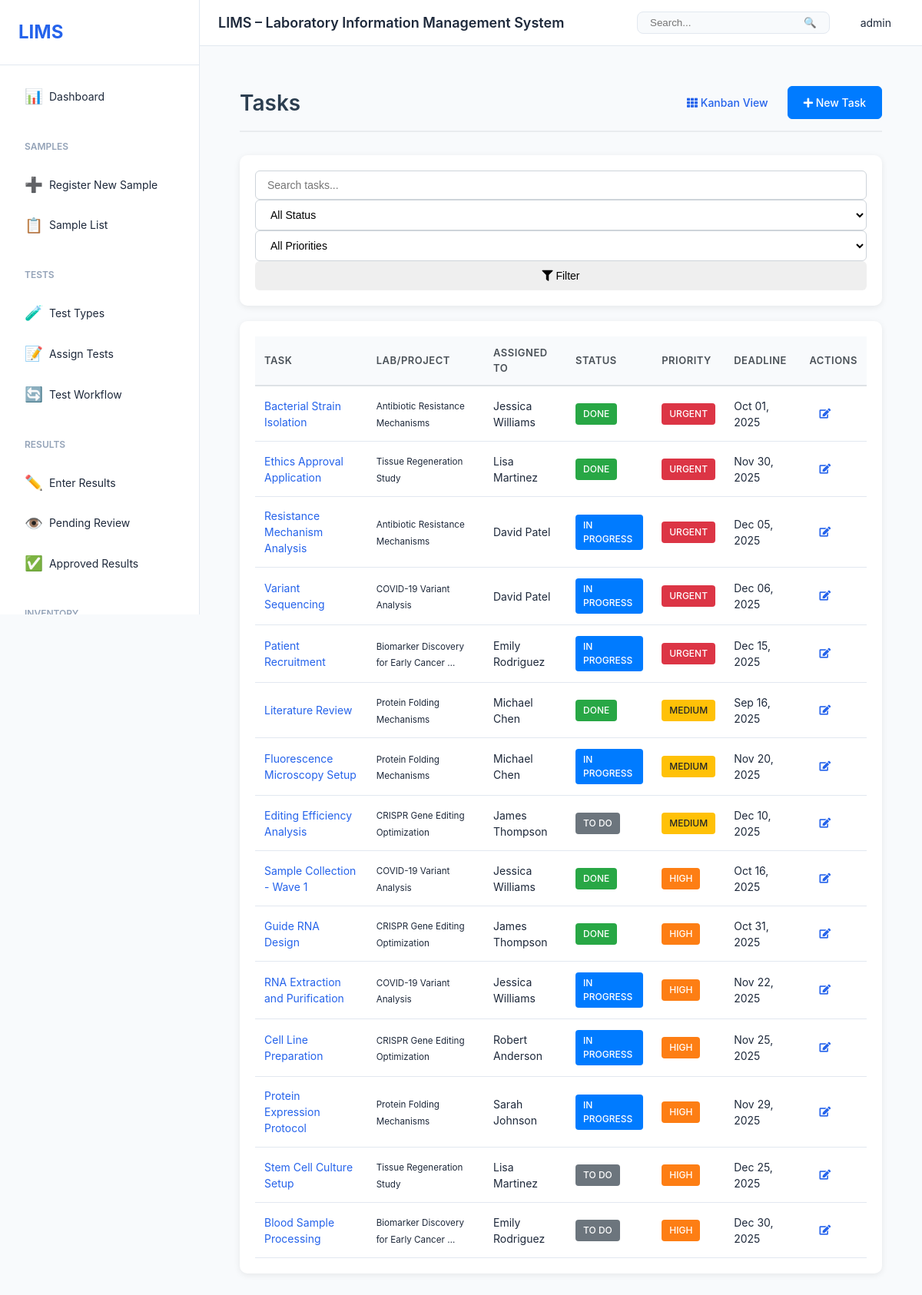
Screenshot of /labs/tasks/ (signed in) with the database file from the repository.
### users/models.py (models this page shows, shortened)
class User(AbstractUser):
    role = models.ForeignKey(Role, on_delete=models.SET_NULL, null=True, blank=True)
    phone = models.CharField(max_length=20, blank=True)
    department = models.CharField(max_length=100, blank=True)
    employee_id = models.CharField(max_length=50, blank=True, unique=True)
    is_active = models.BooleanField(default=True)
    created_at = models.DateTimeField(auto_now_add=True)
    updated_at = models.DateTimeField(auto_now=True)
    class Meta:
        db_table = 'users'
        ordering = ['username']

### labs/models.py (models this page shows, shortened)
class Task(models.Model):
    STATUS_CHOICES = [
        ('todo', 'To Do'),
        ('in_progress', 'In Progress'),
        ('done', 'Done'),
    ]
    PRIORITY_CHOICES = [
        ('low', 'Low'),
        ('medium', 'Medium'),
        ('high', 'High'),
        ('urgent', 'Urgent'),
    ]
    title = models.CharField(max_length=200)
    description = models.TextField(blank=True)
    lab = models.ForeignKey(
        Lab,
        on_delete=models.CASCADE,
        related_name='tasks',
        null=True,
        blank=True
    )
    project = models.ForeignKey(
        ResearchProject,
        on_delete=models.CASCADE,
        related_name='tasks',
        null=True,
        blank=True
    )
    assigned_to = models.ForeignKey(
        Person,
        on_delete=models.SET_NULL,
        null=True,
        blank=True,
        related_name='assigned_tasks'
    )
    created_by = models.ForeignKey(
        Person,
        on_delete=models.SET_NULL,
        null=True,
        blank=True,
        related_name='created_tasks'
    )
    status = models.CharField(max_length=20, choices=STATUS_CHOICES, default='todo')
    priority = models.CharField(max_length=20, choices=PRIORITY_CHOICES, default='medium')
    deadline = models.DateField(null=True, blank=True)
    completed_date = models.DateField(null=True, blank=True)
    created_at = models.DateTimeField(auto_now_add=True)
    updated_at = models.DateTimeField(auto_now=True)
    class Meta:
        ordering = ['-priority', 'deadline', '-created_at']
    @property
    def is_overdue(self):
        if self.deadline and self.status != 'done':
            from datetime import date
            return date.today() > self.deadline
        return False

class ResearchProject(models.Model):
    STATUS_CHOICES = [
        ('active', 'Active'),
        ('completed', 'Completed'),
        ('on_hold', 'On Hold'),
    ]
    PRIORITY_CHOICES = [
        ('low', 'Low'),
        ('medium', 'Medium'),
        ('high', 'High'),
    ]
    lab = models.ForeignKey(Lab, on_delete=models.CASCADE, related_name='projects')
    title = models.CharField(max_length=300)
    summary = models.TextField(blank=True)
    principal_investigator = models.ForeignKey(
        Person,
        on_delete=models.SET_NULL,
        null=True,
        related_name='projects_led'
    )
    team_members = models.ManyToManyField(Person, related_name='projects', blank=True)
    start_date = models.DateField(null=True, blank=True)
    end_date = models.DateField(null=True, blank=True)
    status = models.CharField(max_length=20, choices=STATUS_CHOICES, default='active')
    priority = models.CharField(max_length=20, choices=PRIORITY_CHOICES, default='medium')
    funding_source = models.CharField(max_length=200, blank=True)
    budget = models.DecimalField(max_digits=12, decimal_places=2, null=True, blank=True)
    notes = models.TextField(blank=True)
    created_at = models.DateTimeField(auto_now_add=True)
    updated_at = models.DateTimeField(auto_now=True)
    class Meta:
        ordering = ['-start_date', 'title']
        verbose_name = 'Research Project'
        verbose_name_plural = 'Research Projects'

class Person(models.Model):
    ROLE_CHOICES = [
        ('lab_manager', 'Lab Manager'),
        ('researcher', 'Researcher'),
        ('assistant', 'Assistant'),
        ('student', 'Student'),
    ]
    user = models.OneToOneField(settings.AUTH_USER_MODEL, on_delete=models.CASCADE, null=True, blank=True)
    first_name = models.CharField(max_length=100)
    last_name = models.CharField(max_length=100)
    email = models.EmailField(unique=True, validators=[EmailValidator()])
    phone = models.CharField(max_length=20, blank=True)
    position = models.CharField(max_length=100, blank=True)
    role = models.CharField(max_length=20, choices=ROLE_CHOICES, default='researcher')
    orcid = models.CharField(max_length=50, blank=True, help_text="ORCID identifier")
    skills = models.TextField(blank=True, help_text="Comma-separated skills")
    lab = models.ForeignKey(
        Lab,
        on_delete=models.SET_NULL,
        null=True,
        blank=True,
        related_name='members'
    )
    is_active = models.BooleanField(default=True)
    joined_date = models.DateField(null=True, blank=True)
    photo = models.ImageField(upload_to='person_photos/', blank=True, null=True)
    created_at = models.DateTimeField(auto_now_add=True)
    updated_at = models.DateTimeField(auto_now=True)
    class Meta:
        ordering = ['last_name', 'first_name']
        verbose_name = 'Person'
        verbose_name_plural = 'People'
    @property
    def full_name(self):
        return f"{self.first_name} {self.last_name}"

### labs/views.py (the view)
# urls.py: path('tasks/', views.task_list, name='task_list'),
@login_required
def task_list(request):
    query = request.GET.get('q', '')
    status = request.GET.get('status', '')
    priority = request.GET.get('priority', '')
    tasks = Task.objects.all()
    if query:
        tasks = tasks.filter(
            Q(title__icontains=query) |
            Q(description__icontains=query)
        )
    if status:
        tasks = tasks.filter(status=status)
    if priority:
        tasks = tasks.filter(priority=priority)
    context = {
        'tasks': tasks,
        'query': query,
        'status': status,
        'priority': priority,
        'status_choices': Task.STATUS_CHOICES,
        'priority_choices': Task.PRIORITY_CHOICES,
    }
    return render(request, 'labs/task_list.html', context)

### templates/labs/task_list.html (shortened to what this page needs)
{% extends "base.html" %}
{% block content %}
<div class="labs-container">
    <div class="page-header">
        <h1>Tasks</h1>
        <div class="btn-group">
            <a href="{% url 'labs:task_kanban' %}" class="btn btn-outline-secondary">
                <i class="fas fa-th"></i> Kanban View
            </a>
            <a href="{% url 'labs:task_create' %}" class="btn btn-primary">
                <i class="fas fa-plus"></i> New Task
            </a>
        </div>
    </div>
    <div class="card mb-4">
        <div class="card-body">
            <form method="get" class="row">
                <div class="col-md-4">
                    <input type="text" name="q" class="form-control" placeholder="Search tasks..." value="{{ query }}">
                </div>
                <div class="col-md-3">
                    <select name="status" class="form-control">
                        <option value="">All Status</option>
                    </select>
                </div>
                <div class="col-md-3">
                    <select name="priority" class="form-control">
                        <option value="">All Priorities</option>
                    </select>
                </div>
                <div class="col-md-2">
                    <button type="submit" class="btn btn-outline-primary btn-block">
                        <i class="fas fa-filter"></i> Filter
                    </button>
                </div>
            </form>
        </div>
    </div>
    <div class="card">
        <div class="card-body">
            {% if tasks %}
                <div class="table-responsive">
                    <table class="table table-hover">
                        <thead>
                            <tr>
                                <th>Task</th>
                                <th>Lab/Project</th>
                                <th>Assigned To</th>
                                <th>Status</th>
                                <th>Priority</th>
                                <th>Deadline</th>
                                <th>Actions</th>
                            </tr>
                        </thead>
                        <tbody>
                            {% for task in tasks %}
                                <tr>
                                    <td>
                                        <a href="{% url 'labs:task_detail' task.pk %}">{{ task.title }}</a>
                                    </td>
                                    <td>
                                        {% if task.project %}
                                            <small>{{ task.project.title|truncatewords:5 }}</small>
                                        {% elif task.lab %}
                                            <small>{{ task.lab.name }}</small>
                                        {% else %}
                                            —
                                        {% endif %}
                                    </td>
                                    <td>{{ task.assigned_to.full_name|default:"Unassigned" }}</td>
                                    <td><span class="badge badge-{{ task.status }}">{{ task.get_status_display }}</span></td>
                                    <td><span class="badge badge-{{ task.priority }}">{{ task.get_priority_display }}</span></td>
                                    <td>
                                        {{ task.deadline|date:"M d, Y"|default:"—" }}
                                    </td>
                                    <td>
                                        <a href="{% url 'labs:task_update' task.pk %}" class="btn btn-sm btn-outline-secondary">
                                            <i class="fas fa-edit"></i>
                                        </a>
                                    </td>
                                </tr>
                            {% endfor %}
                        </tbody>
                    </table>
                </div>
            {% else %}
                <div class="empty-state">
                    <i class="fas fa-tasks fa-3x text-muted"></i>
                    <p class="mt-3">No tasks found</p>
                    <a href="{% url 'labs:task_create' %}" class="btn btn-primary">Create First Task</a>
                </div>
            {% endif %}
        </div>
    </div>
</div>
{% endblock %}

### templates/base.html (shortened to what this page needs)
{% load static %}
<!DOCTYPE html>
<html lang="en">
<head>
    <link rel="stylesheet" href="{% static 'css/style.css' %}">
    <link rel="stylesheet" href="{% static 'css/labs.css' %}">
    <link rel="stylesheet" href="https://cdnjs.cloudflare.com/ajax/libs/font-awesome/5.15.4/css/all.min.css">
</head>
<body>
    <div class="layout">
        <aside class="sidebar" id="sidebar">
            <div class="sidebar-header">
                <h2>LIMS</h2>
            </div>
            <nav class="sidebar-nav">
                <a href="{% url 'dashboard:dashboard' %}" class="nav-item {% if request.resolver_match.url_name == 'dashboard' %}active{% endif %}">
                    <span class="icon">📊</span>
                    <span>Dashboard</span>
                </a>
                <div class="nav-group">
                    <div class="nav-group-title">Samples</div>
                    <a href="{% url 'samples:sample_create' %}" class="nav-item">
                        <span class="icon">➕</span>
                        <span>Register New Sample</span>
                    </a>
                    <a href="{% url 'samples:sample_list' %}" class="nav-item">
                        <span class="icon">📋</span>
                        <span>Sample List</span>
                    </a>
                </div>
                <div class="nav-group">
                    <div class="nav-group-title">Tests</div>
                    <a href="{% url 'tests:test_type_list' %}" class="nav-item">
                        <span class="icon">🧪</span>
                        <span>Test Types</span>
                    </a>
                    <a href="{% url 'tests:assign_test' %}" class="nav-item">
                        <span class="icon">📝</span>
                        <span>Assign Tests</span>
                    </a>
                    <a href="{% url 'tests:test_workflow' %}" class="nav-item">
                        <span class="icon">🔄</span>
                        <span>Test Workflow</span>
                    </a>
                </div>
                <div class="nav-group">
                    <div class="nav-group-title">Results</div>
                    <a href="{% url 'results:result_list' %}" class="nav-item">
                        <span class="icon">✏️</span>
                        <span>Enter Results</span>
                    </a>
                    <a href="{% url 'results:review_results' %}" class="nav-item">
                        <span class="icon">👁️</span>
                        <span>Pending Review</span>
                    </a>
                    <a href="{% url 'results:approved_results' %}" class="nav-item">
                        <span class="icon">✅</span>
                        <span>Approved Results</span>
                    </a>
                </div>
                <div class="nav-group">
                    <div class="nav-group-title">Inventory</div>
                </div>
            </nav>
        </aside>
        <div class="main-content">
            <header class="top-header">
                <div class="header-left">
                    <h1>LIMS – Laboratory Information Management System</h1>
                </div>
                <div class="header-right">
                    <div class="search-box">
                        <input type="text" placeholder="Search..." id="globalSearch">
                        <button>🔍</button>
                    </div>
                    <div class="user-menu">
                        <span>{{ user.get_full_name|default:user.username }}</span>
                    </div>
                </div>
            </header>
            <div class="page-content">
                {% block content %}{% endblock %}
            </div>
        </div>
    </div>
</body>
</html>

### static/css/labs.css (style rules this page uses)
.labs-container { padding: 20px; max-width: 1400px; margin: 0 auto; }
.page-header { display: flex; justify-content: space-between; align-items: center; margin-bottom: 30px; padding-bottom: 15px; border-bottom: 2px solid #e9ecef; }
.page-header h1 { margin: 0; font-size: 28px; font-weight: 600; color: #2c3e50; }
.card { border: none; border-radius: 10px; box-shadow: 0 2px 8px rgba(0,0,0,0.08); margin-bottom: 20px; }
.card-body { padding: 20px; }
.table { margin-bottom: 0; }
.table thead th { border-bottom: 2px solid #dee2e6; font-weight: 600; color: #495057; font-size: 13px; text-transform: uppercase; letter-spacing: 0.5px; }
.badge { padding: 5px 10px; border-radius: 4px; font-weight: 500; font-size: 12px; }
.badge-active, .badge-in_progress { background-color: #007bff; color: #fff; }
.badge-completed, .badge-done { background-color: #28a745; color: #fff; }
.badge-on_hold, .badge-todo { background-color: #6c757d; color: #fff; }
.badge-medium { background-color: #ffc107; color: #212529; }
.badge-high { background-color: #fd7e14; color: #fff; }
.badge-urgent { background-color: #dc3545; color: #fff; }
.form-control { border-radius: 6px; border: 1px solid #ced4da; padding: 10px 15px; }
.btn { border-radius: 6px; padding: 10px 20px; font-weight: 500; transition: all 0.2s; }
.btn-primary { background: #007bff; border-color: #007bff; }
.btn-sm { padding: 5px 12px; font-size: 13px; }

### rows the page displays
User: get_full_name "admin"
Task: title "Bacterial Strain Isolation", project "Antibiotic Resistance Mechanisms", assigned_to.full_name "Jessica Williams", status "DONE", priority "URGENT", deadline "Oct 01, 2025"
Task: title "Ethics Approval Application", project "Tissue Regeneration Study", assigned_to.full_name "Lisa Martinez", status "DONE", priority "URGENT", deadline "Nov 30, 2025"
Task: title "Resistance Mechanism Analysis", project "Antibiotic Resistance Mechanisms", assigned_to.full_name "David Patel", status "IN PROGRESS", priority "URGENT", deadline "Dec 05, 2025"
Task: title "Variant Sequencing", project "COVID-19 Variant Analysis", assigned_to.full_name "David Patel", status "IN PROGRESS", priority "URGENT", deadline "Dec 06, 2025"
Task: title "Patient Recruitment", project "Biomarker Discovery for Early Cancer …", assigned_to.full_name "Emily Rodriguez", status "IN PROGRESS", priority "URGENT", deadline "Dec 15, 2025"
Task: title "Literature Review", project "Protein Folding Mechanisms", assigned_to.full_name "Michael Chen", status "DONE", priority "MEDIUM", deadline "Sep 16, 2025"
Task: title "Fluorescence Microscopy Setup", project "Protein Folding Mechanisms", assigned_to.full_name "Michael Chen", status "IN PROGRESS", priority "MEDIUM", deadline "Nov 20, 2025"
Task: title "Editing Efficiency Analysis", project "CRISPR Gene Editing Optimization", assigned_to.full_name "James Thompson", status "TO DO", priority "MEDIUM", deadline "Dec 10, 2025"
Task: title "Sample Collection - Wave 1", project "COVID-19 Variant Analysis", assigned_to.full_name "Jessica Williams", status "DONE", priority "HIGH", deadline "Oct 16, 2025"
Task: title "Guide RNA Design", project "CRISPR Gene Editing Optimization", assigned_to.full_name "James Thompson", status "DONE", priority "HIGH", deadline "Oct 31, 2025"
Task: title "RNA Extraction and Purification", project "COVID-19 Variant Analysis", assigned_to.full_name "Jessica Williams", status "IN PROGRESS", priority "HIGH", deadline "Nov 22, 2025"
Task: title "Cell Line Preparation", project "CRISPR Gene Editing Optimization", assigned_to.full_name "Robert Anderson", status "IN PROGRESS", priority "HIGH", deadline "Nov 25, 2025"
Task: title "Protein Expression Protocol", project "Protein Folding Mechanisms", assigned_to.full_name "Sarah Johnson", status "IN PROGRESS", priority "HIGH", deadline "Nov 29, 2025"
Task: title "Stem Cell Culture Setup", project "Tissue Regeneration Study", assigned_to.full_name "Lisa Martinez", status "TO DO", priority "HIGH", deadline "Dec 25, 2025"
Task: title "Blood Sample Processing", project "Biomarker Discovery for Early Cancer …", assigned_to.full_name "Emily Rodriguez", status "TO DO", priority "HIGH", deadline "Dec 30, 2025"
